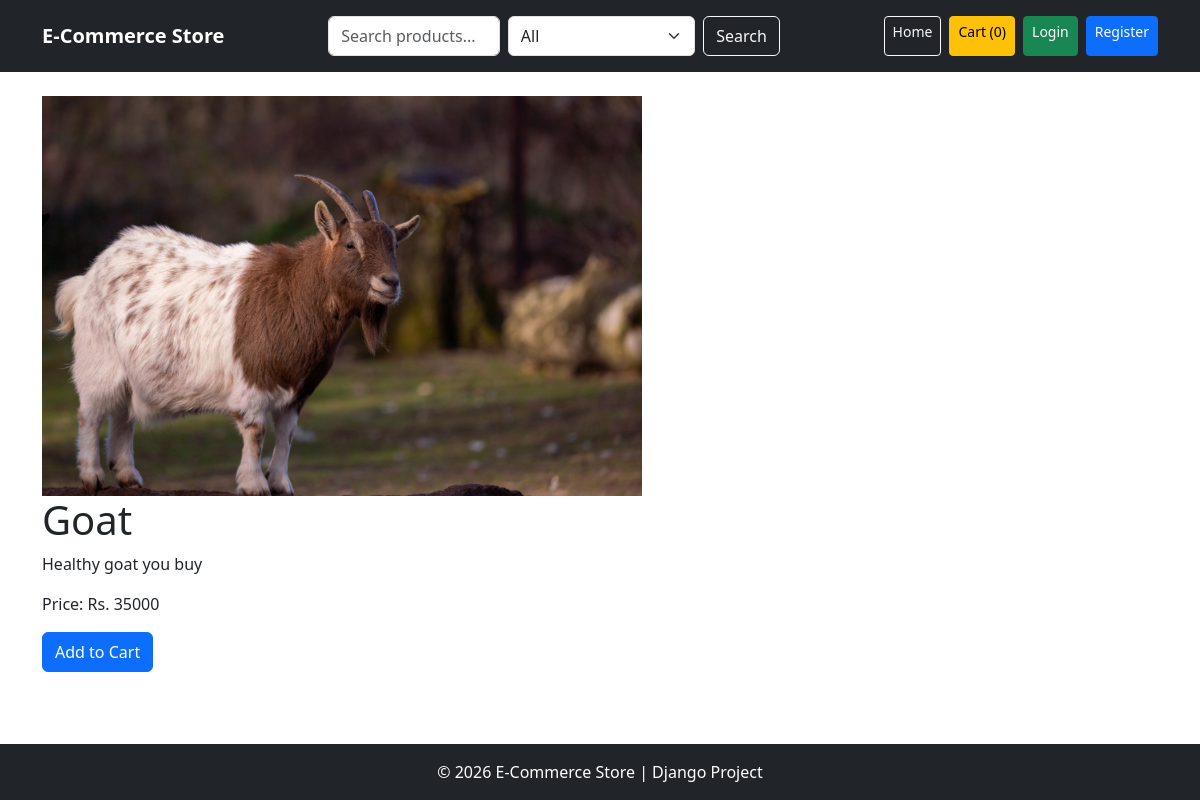
/product/1/, run on the app's committed database.
### store/models.py (models this page shows, shortened)
class Product(models.Model):
    name = models.CharField(max_length=200)
    description = models.TextField()
    price = models.IntegerField()
    image = models.ImageField(upload_to='products/', blank=True, null=True)
    stock = models.IntegerField(default=0)
    category = models.CharField(max_length=100, default="General")

### store/views.py (the view)
# urls.py: path('product/<int:id>/', views.product_detail, name='product_detail'),
def product_detail(request, id):
    product = get_object_or_404(Product, id=id)
    return render(request, 'store/product_detail.html', {
        'product': product
        })

### store/context_processors.py (called while the page is built)
def categories_processor(request):
    categories = Product.objects.values_list('category', flat=True).distinct()
    return {
        'categories': categories
    }

def cart_count(request):
    cart = request.session.get('cart', {})
    total_items = sum(cart.values())
    return {
        'cart_count': total_items
    }

### store/templates/store/product_detail.html (shortened to what this page needs)
{% extends 'store/base.html' %}
{% block content %}
{% if product.image %}
<img src="{{ product.image.url }}" style="max-width: 600px; width: 100%;">
{% endif %}
<h1>{{ product.name }}</h1>
<p>{{ product.description }}</p>
<p>Price: Rs. {{ product.price }}</p>
<button class="btn btn-primary add-to-cart-btn" data-id="{{ product.id }}">
  Add to Cart
</button>
{% endblock %}

### store/templates/store/base.html (style rules this page uses)
body { opacity: 0; transition: opacity 0.25s ease-in-out; }
body.page-loaded { opacity: 1; }
.add-to-cart-btn { white-space: nowrap; }
.btn { height: 40px; display: flex; align-items: center; justify-content: center; }

### data on the page
Product: image (picture), name "Goat", description "Healthy goat you buy", price "35000"

### other printed values
{{ cart_count }} "0"
